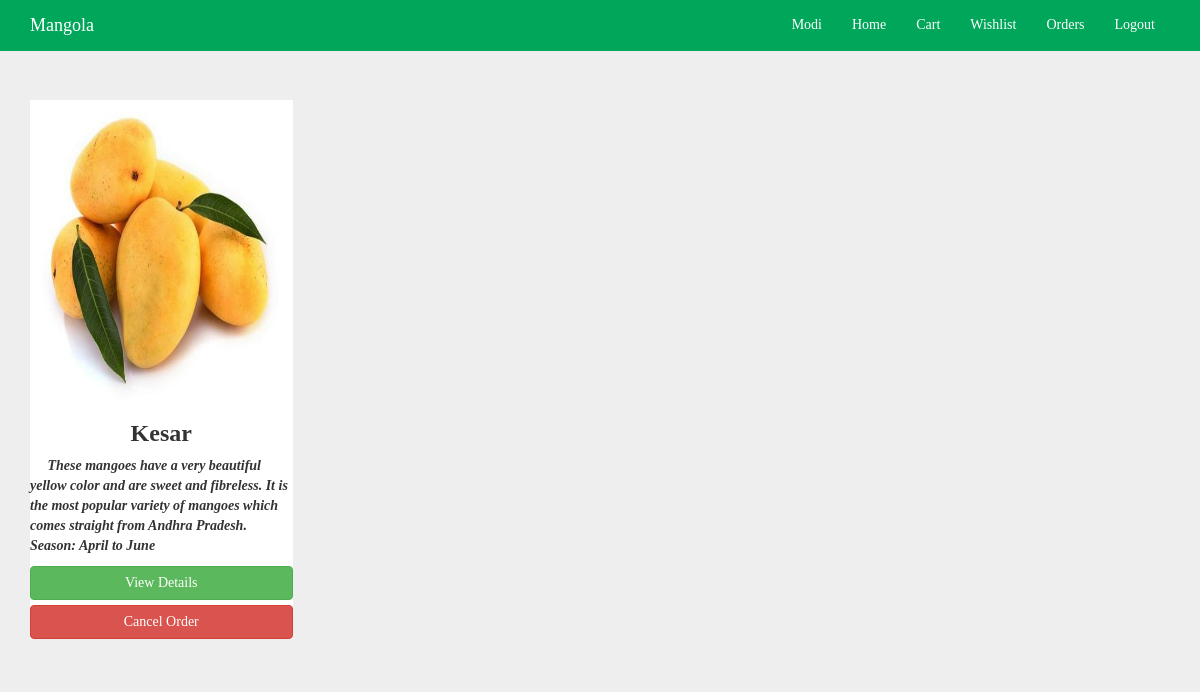
The app's page /mangola/show_order_items.php (signed in) with its own data.
### tables this page shows
CREATE TABLE `orders` (
  `order_id` int(11) NOT NULL,
  `user_id` int(11) NOT NULL,
  `product_id` int(11) NOT NULL
);

CREATE TABLE `products` (
  `product_id` int(11) NOT NULL,
  `product_name` varchar(255) NOT NULL,
  `product_price` int(255) NOT NULL,
  `product_description` text NOT NULL,
  `product_image` varchar(255) NOT NULL
);

### mangola/show_order_items.php (the view, shortened to what this page needs)
<?php
  include "includes/dbconnect.php";
?>
<!DOCTYPE html>
<html>
  <?php include "includes/css_header.php";
        include "includes/header_postlogin.php";
   ?>
<body style="background-color: #EEEEEE">
  <div class="container ">
    <div class="row">
      <?php
        $user_id=$_SESSION['user_id'];
        $query="SELECT * FROM `orders` c JOIN `products` p ON c.`product_id`=p.`product_id` WHERE c.`user_id`=$user_id";
        $result=mysqli_query($connection,$query);
        while($row=mysqli_fetch_assoc($result))
        {
          echo '<div class="col-md-3">
                  <div class="product-tab">
                    <img src="images/'.$row['product_image'].'" class="img-size curve-edge">
                    <h3 class="text-center"><b>'.$row['product_name'].'</b></h3>
                    <p class="justify"><b><i> &nbsp&nbsp&nbsp&nbsp '.$row['product_description'].'</i></b></p>
                    <a href="product_description.php?product_id='.$row['product_id'].'" class="btn btn-block btn-success" >View Details </a>
                    <a href="delete_from_order.php?product_id='.$row['product_id'].'" class="btn btn-block btn-danger" >Cancel Order </a>
                  </div>
                </div>';
        }
?>

### mangola/css/style.css (style rules this page uses)
body { padding-top: 100px; font-family: "Comic Sans MS"; background-color: #EEEEEE; }
.curve-edge { border-radius: 10% }
.img-size { width: 100%; height: 300px; }
.product-tab { background-color: #FFF; width: 100%; padding: 0px; margin-bottom: 25px; }
.text-center { text-align: center; }

### records on screen
orders: product.product_image (picture), product.product_name "Kesar", product.product_description "These mangoes have a very beautiful yellow color and are sweet and fibreless. It is the most popular variety of mangoes which comes straight from Andhra Pradesh. Season: April to June"

### other values on screen
$_SESSION['name'] "Modi"
